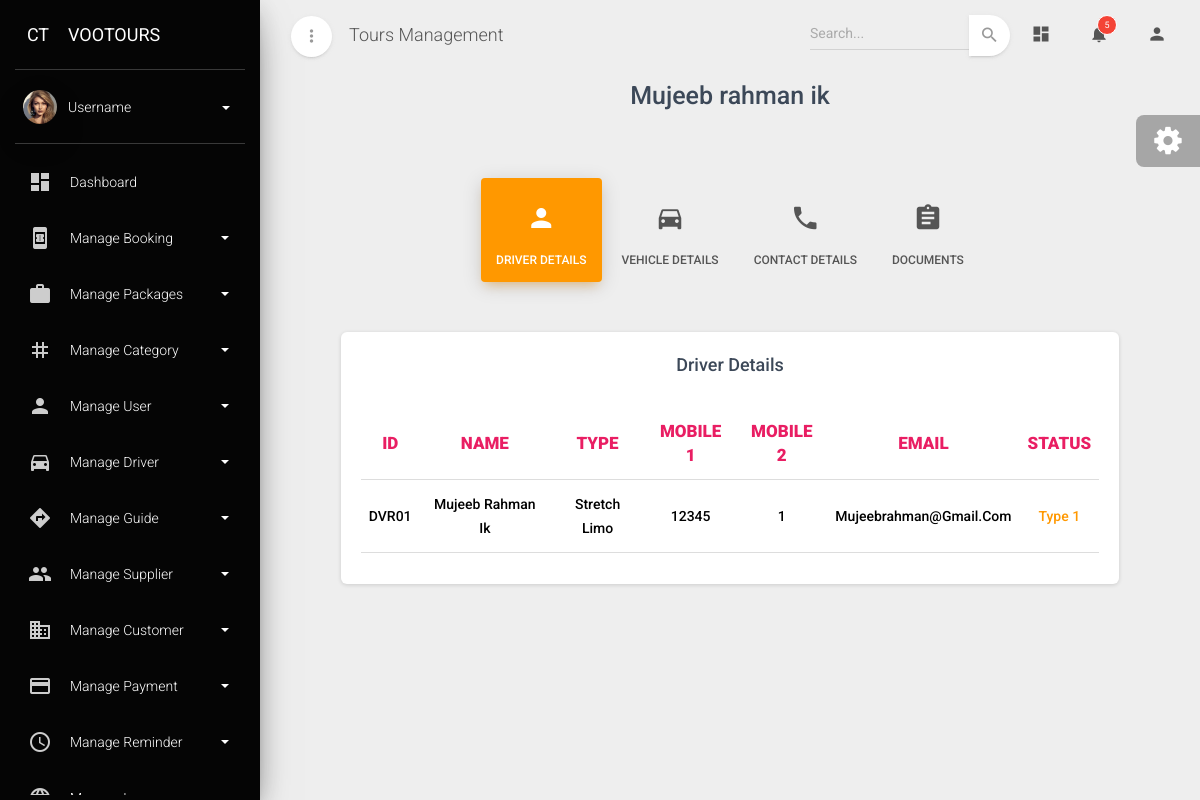
The page /driver_details/DVR01/ on the database its author committed.
### admin_dashboard/models.py (models this page shows, shortened)
class Driver(models.Model):
    type_Choices=[
        ('Limousine','Limousine'),
        ('Transportation','Transportation'),
        ('Tourism','Tourism'),
        ('Stretch limo','Stretch limo')
    ]
    driver_id=models.CharField(max_length=10,primary_key=True,editable=False)
    name=models.CharField(max_length=100)
    driver_type=models.CharField(choices=type_Choices,max_length=100)
    vehicle_make=models.CharField(max_length=100)
    vehicle_brand=models.CharField(max_length=100)
    vehicle_year=models.CharField(max_length=10)
    mobile1=models.PositiveIntegerField()
    mobile2=models.PositiveIntegerField()
    whatsapp1=models.PositiveIntegerField()
    whatsapp2=models.PositiveIntegerField()
    email=models.EmailField()
    vehicle_registration=models.CharField(max_length=100)
    rc_expiry=models.DateField()
    dl_number=models.CharField(max_length=100)
    dl_expiry=models.DateField()
    passport_number=models.CharField(max_length=100)
    passport_expiry=models.DateField()
    emirates_id_number=models.CharField(max_length=100)
    emirates_id_expiry=models.DateField()
    visa_number=models.CharField(max_length=100)
    visa_expiry=models.DateField()
    vehicle_rc=models.FileField(upload_to='driver_vehicle_rc/')
    insurance=models.FileField(upload_to='driver_vehicle_insurance/')
    driving_license=models.FileField(upload_to='driving_license/')
    passport=models.FileField(upload_to='driver_passport/')
    emirates_id=models.FileField(upload_to='driver_emirates_id/')
    visa=models.FileField(upload_to='driver_visa/')
    photos=models.FileField(upload_to='driver_photos/')
    status=models.ForeignKey(Status_type,on_delete=models.CASCADE)

class Status_type(models.Model):
    status=models.CharField(max_length=100,unique=True)
    def __str__(self):
        return self.status

### admin_dashboard/views.py (the view)
# urls.py: path('driver_details/<str:pk>/',driver_details_view,name='driver_details'),
def driver_details_view(request,pk):
    data=Driver.objects.get(driver_id=pk)
    return render(request,'driverdetailsview.html',{'data':data})

### admin_dashboard/templates/driverdetailsview.html (shortened to what this page needs)
{% extends "base.html" %}
{% block content %}
            <div class="row mt-5">
                <div class="col-1"></div>
                <div class="col-md-10 ml-auto mr-auto">
                  <div class="page-categories">
                    <h3 class="title text-center font-weight-bold">{{data.name}}</h3>
                    <br />
                    <ul class="nav nav-pills nav-pills-warning nav-pills-icons justify-content-center mt-3" role="tablist">
                      <li class="nav-item">
                        <a class="nav-link active" data-toggle="tab" href="#details" role="tablist">
                          <i class="material-icons">person</i> Driver Details
                        </a>
                      </li>
                      <li class="nav-item">
                        <a class="nav-link" data-toggle="tab" href="#vehicle" role="tablist">
                          <i class="material-icons">directions_car</i> Vehicle Details
                        </a>
                      </li>
                      <li class="nav-item">
                        <a class="nav-link" data-toggle="tab" href="#contact" role="tablist">
                          <i class="material-icons">phone</i> Contact Details
                        </a>
                      </li>
                      <li class="nav-item">
                        <a class="nav-link" data-toggle="tab" href="#document" role="tablist">
                          <i class="material-icons">assignment</i>Documents
                        </a>
                      </li>
                    </ul>
                    <div class="tab-content tab-space tab-subcategories">
                      <div class="tab-pane active" id="details">
                        <div class="card">
                          <div class="card-header">
                            <h4 class="card-title text-center font-weight-bold mt-2">Driver Details</h4>
                          </div>
                            <div class="card-body">
                                <div class="table-responsive">
                                  <table class="table">
                                    <thead>
                                      <tr>
                                        <th class="text-center  text-rose" style="font-weight: 900;" >ID</th>
                                        <th class="text-center  text-rose" style="font-weight: 900;" >NAME</th>
                                        <th class="text-center  text-rose" style="font-weight: 900;" >TYPE</th>
                                        <th class="text-center  text-rose" style="font-weight: 900;" >MOBILE 1</th>
                                        <th class="text-center  text-rose" style="font-weight: 900;" >MOBILE 2</th>
                                        <th class="text-center  text-rose" style="font-weight: 900;" >EMAIL</th>
                                        <th class="text-center  text-rose" style="font-weight: 900;" >STATUS</th>
                                      </tr>
                                    </thead>
                                    <tbody>
                                      <tr>
                                        <td class="text-center text-capitalize" style="font-weight: 500;">{{data.driver_id}}</td>
                                        <td class="text-center text-capitalize" style="font-weight: 500;">{{data.name}}</td>
                                        <td class="text-center text-capitalize" style="font-weight: 500;">{{data.driver_type}}</td>
                                        <td class="text-center text-capitalize" style="font-weight: 500;">{{data.mobile1}}</td>
                                        <td class="text-center text-capitalize" style="font-weight: 500;">{{data.mobile2}}</td>
                                        <td class="text-center text-capitalize" style="font-weight: 500;">{{data.email}}</td>
                                        {% if data.status == "Active" %}
                                          <td class="text-center text-capitalize text-success" style="font-weight: 500;">{{data.status}}</td>
                                        {% elif data.status == "Inactive" %}
                                          <td class="text-center text-capitalize text-priamry" style="font-weight: 500;">{{data.status}}</td>
                                        {% else %}
                                          <td class="text-center text-capitalize text-warning" style="font-weight: 500;">{{data.status}}</td>
                                        {% endif %}
                                      </tr>
                                    </tbody>
                                  </table>
                                </div>
                              </div>
                          </div>
                      </div>
                    </div>
                  </div>
                </div>
                <div class="col-1"></div>
              </div>
        </div>
{% endblock content %}

### rows shown on the page
Driver: name "Mujeeb rahman ik", driver_id "DVR01", name "Mujeeb Rahman Ik", driver_type "Stretch Limo", mobile1 "12345", mobile2 "1", email "Mujeebrahman@gmail.com", status "Type 1"
